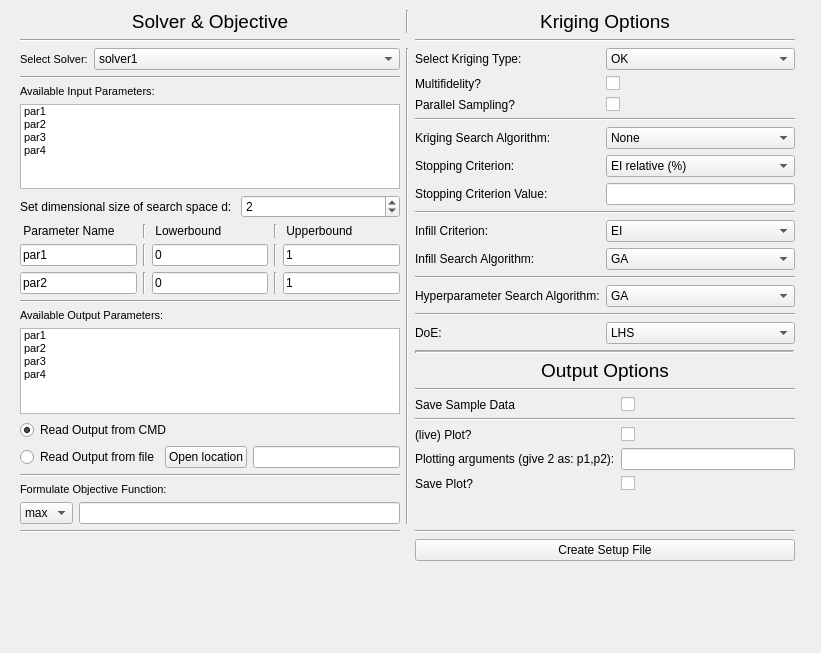
<?xml version="1.0" encoding="UTF-8"?>
<ui version="4.0">
 <class>CreateSetupFile</class>
 <widget class="QWidget" name="CreateSetupFile">
  <property name="geometry">
   <rect>
    <x>0</x>
    <y>0</y>
    <width>821</width>
    <height>653</height>
   </rect>
  </property>
  <property name="windowTitle">
   <string>Create Setup File</string>
  </property>
  <widget class="QWidget" name="gridLayoutWidget">
   <property name="geometry">
    <rect>
     <x>20</x>
     <y>10</y>
     <width>781</width>
     <height>551</height>
    </rect>
   </property>
   <layout class="QGridLayout" name="gridLayout">
    <property name="sizeConstraint">
     <enum>QLayout::SetDefaultConstraint</enum>
    </property>
    <item row="4" column="2">
     <widget class="Line" name="line_10">
      <property name="orientation">
       <enum>Qt::Horizontal</enum>
      </property>
     </widget>
    </item>
    <item row="2" column="2">
     <widget class="Line" name="line_4">
      <property name="orientation">
       <enum>Qt::Horizontal</enum>
      </property>
     </widget>
    </item>
    <item row="1" column="1">
     <widget class="Line" name="line">
      <property name="orientation">
       <enum>Qt::Vertical</enum>
      </property>
     </widget>
    </item>
    <item row="2" column="0">
     <widget class="Line" name="line_3">
      <property name="orientation">
       <enum>Qt::Horizontal</enum>
      </property>
     </widget>
    </item>
    <item row="1" column="2">
     <widget class="QLabel" name="titleKriginOptionsLabel">
      <property name="font">
       <font>
        <pointsize>14</pointsize>
       </font>
      </property>
      <property name="text">
       <string>Kriging Options</string>
      </property>
      <property name="alignment">
       <set>Qt::AlignHCenter|Qt::AlignTop</set>
      </property>
     </widget>
    </item>
    <item row="3" column="1">
     <widget class="Line" name="line_2">
      <property name="orientation">
       <enum>Qt::Vertical</enum>
      </property>
     </widget>
    </item>
    <item row="2" column="4">
     <widget class="Line" name="line_5">
      <property name="orientation">
       <enum>Qt::Horizontal</enum>
      </property>
     </widget>
    </item>
    <item row="3" column="2">
     <layout class="QVBoxLayout" name="verticalLayout_4">
      <item>
       <layout class="QFormLayout" name="formLayout">
        <item row="0" column="0">
         <widget class="QLabel" name="selectKrigingTypeLabel">
          <property name="text">
           <string>Select Kriging Type:</string>
          </property>
         </widget>
        </item>
        <item row="0" column="1">
         <widget class="QComboBox" name="selectKrigingTypeComboBox">
          <item>
           <property name="text">
            <string>OK</string>
           </property>
          </item>
          <item>
           <property name="text">
            <string>UK</string>
           </property>
          </item>
         </widget>
        </item>
        <item row="1" column="0">
         <widget class="QLabel" name="multifidelityLabel">
          <property name="text">
           <string>Multifidelity?</string>
          </property>
         </widget>
        </item>
        <item row="1" column="1">
         <widget class="QCheckBox" name="multifidelityCheckBox"/>
        </item>
        <item row="2" column="0">
         <widget class="QLabel" name="parallelSamplingLabel">
          <property name="text">
           <string>Parallel Sampling?</string>
          </property>
         </widget>
        </item>
        <item row="2" column="1">
         <widget class="QCheckBox" name="parallelSamplingCheckBox"/>
        </item>
        <item row="3" column="0" colspan="2">
         <widget class="Line" name="line_26">
          <property name="orientation">
           <enum>Qt::Horizontal</enum>
          </property>
         </widget>
        </item>
        <item row="4" column="0">
         <widget class="QLabel" name="krigingSearchAlgorithmLabel">
          <property name="text">
           <string>Kriging Search Algorithm:</string>
          </property>
         </widget>
        </item>
        <item row="4" column="1">
         <widget class="QComboBox" name="krigingSearchAlgorithmComboBox">
          <item>
           <property name="text">
            <string>None</string>
           </property>
          </item>
          <item>
           <property name="text">
            <string>EGO</string>
           </property>
          </item>
          <item>
           <property name="text">
            <string>INC-EGO</string>
           </property>
          </item>
         </widget>
        </item>
        <item row="5" column="0">
         <widget class="QLabel" name="stoppingCriterionLabel">
          <property name="text">
           <string>Stopping Criterion:</string>
          </property>
         </widget>
        </item>
        <item row="5" column="1">
         <widget class="QComboBox" name="stoppingCriterionComboBox">
          <item>
           <property name="text">
            <string>EI relative (%)</string>
           </property>
          </item>
          <item>
           <property name="text">
            <string>EI absolute (-)</string>
           </property>
          </item>
         </widget>
        </item>
        <item row="6" column="0">
         <widget class="QLabel" name="stoppingCriterionValueLabel">
          <property name="text">
           <string>Stopping Criterion Value:</string>
          </property>
         </widget>
        </item>
        <item row="6" column="1">
         <widget class="QLineEdit" name="stoppingCriterionValueLineEdit"/>
        </item>
        <item row="7" column="0" colspan="2">
         <widget class="Line" name="line_27">
          <property name="orientation">
           <enum>Qt::Horizontal</enum>
          </property>
         </widget>
        </item>
        <item row="8" column="0">
         <widget class="QLabel" name="infillCriterionLabel">
          <property name="text">
           <string>Infill Criterion:</string>
          </property>
         </widget>
        </item>
        <item row="8" column="1">
         <widget class="QComboBox" name="infillCriterionComboBox">
          <item>
           <property name="text">
            <string>EI</string>
           </property>
          </item>
          <item>
           <property name="text">
            <string>Kriging Uncertainty</string>
           </property>
          </item>
         </widget>
        </item>
        <item row="9" column="0">
         <widget class="QLabel" name="infillSearchAlgorithmLabel">
          <property name="text">
           <string>Infill Search Algorithm:</string>
          </property>
         </widget>
        </item>
        <item row="9" column="1">
         <widget class="QComboBox" name="infillSearchAlgorithmComboBox">
          <item>
           <property name="text">
            <string>GA</string>
           </property>
          </item>
          <item>
           <property name="text">
            <string>Multistart</string>
           </property>
          </item>
          <item>
           <property name="text">
            <string>Bayesian</string>
           </property>
          </item>
          <item>
           <property name="text">
            <string>Random</string>
           </property>
          </item>
         </widget>
        </item>
        <item row="10" column="0" colspan="2">
         <widget class="Line" name="line_28">
          <property name="orientation">
           <enum>Qt::Horizontal</enum>
          </property>
         </widget>
        </item>
        <item row="11" column="0">
         <widget class="QLabel" name="hyperparameterSearchAlgorithmLabel">
          <property name="text">
           <string>Hyperparameter Search Algorithm:</string>
          </property>
         </widget>
        </item>
        <item row="11" column="1">
         <widget class="QComboBox" name="hyperparameterSearchAlgorithmComboBox">
          <item>
           <property name="text">
            <string>GA</string>
           </property>
          </item>
          <item>
           <property name="text">
            <string>Bayesian</string>
           </property>
          </item>
          <item>
           <property name="text">
            <string>Multistart</string>
           </property>
          </item>
         </widget>
        </item>
        <item row="12" column="0" colspan="2">
         <widget class="Line" name="line_29">
          <property name="orientation">
           <enum>Qt::Horizontal</enum>
          </property>
         </widget>
        </item>
        <item row="13" column="0">
         <widget class="QLabel" name="doELabel">
          <property name="text">
           <string>DoE:</string>
          </property>
         </widget>
        </item>
        <item row="13" column="1">
         <widget class="QComboBox" name="doEComboBox">
          <item>
           <property name="text">
            <string>LHS</string>
           </property>
          </item>
          <item>
           <property name="text">
            <string>Grid</string>
           </property>
          </item>
          <item>
           <property name="text">
            <string>Random</string>
           </property>
          </item>
         </widget>
        </item>
       </layout>
      </item>
      <item>
       <widget class="Line" name="separatorLine">
        <property name="frameShadow">
         <enum>QFrame::Sunken</enum>
        </property>
        <property name="lineWidth">
         <number>2</number>
        </property>
        <property name="midLineWidth">
         <number>1</number>
        </property>
        <property name="orientation">
         <enum>Qt::Horizontal</enum>
        </property>
       </widget>
      </item>
      <item>
       <widget class="QLabel" name="label_3">
        <property name="font">
         <font>
          <pointsize>14</pointsize>
         </font>
        </property>
        <property name="text">
         <string>Output Options</string>
        </property>
        <property name="alignment">
         <set>Qt::AlignHCenter|Qt::AlignTop</set>
        </property>
       </widget>
      </item>
      <item>
       <widget class="Line" name="line_33">
        <property name="orientation">
         <enum>Qt::Horizontal</enum>
        </property>
       </widget>
      </item>
      <item>
       <layout class="QFormLayout" name="formLayout_2">
        <item row="0" column="0">
         <widget class="QLabel" name="saveSampleDataLabel">
          <property name="text">
           <string>Save Sample Data</string>
          </property>
         </widget>
        </item>
        <item row="0" column="1">
         <widget class="QCheckBox" name="saveSampleDataCheckBox"/>
        </item>
        <item row="1" column="0" colspan="2">
         <widget class="Line" name="line_30">
          <property name="orientation">
           <enum>Qt::Horizontal</enum>
          </property>
         </widget>
        </item>
        <item row="2" column="0">
         <widget class="QLabel" name="livePlotLabel">
          <property name="text">
           <string>(live) Plot?</string>
          </property>
         </widget>
        </item>
        <item row="2" column="1">
         <widget class="QCheckBox" name="livePlotCheckBox"/>
        </item>
        <item row="3" column="0">
         <widget class="QLabel" name="plottingArgumentsLabel">
          <property name="text">
           <string>Plotting arguments (give 2 as: p1,p2):</string>
          </property>
         </widget>
        </item>
        <item row="3" column="1">
         <widget class="QLineEdit" name="plottingArgumentsLineEdit"/>
        </item>
        <item row="4" column="0">
         <widget class="QLabel" name="savePlotLabel">
          <property name="text">
           <string>Save Plot?</string>
          </property>
         </widget>
        </item>
        <item row="4" column="1">
         <widget class="QCheckBox" name="savePlotCheckBox"/>
        </item>
       </layout>
      </item>
      <item>
       <spacer name="verticalSpacer">
        <property name="orientation">
         <enum>Qt::Vertical</enum>
        </property>
        <property name="sizeHint" stdset="0">
         <size>
          <width>20</width>
          <height>40</height>
         </size>
        </property>
       </spacer>
      </item>
     </layout>
    </item>
    <item row="5" column="2">
     <widget class="QPushButton" name="createSetupFileButton">
      <property name="text">
       <string>Create Setup File</string>
      </property>
     </widget>
    </item>
    <item row="3" column="0">
     <layout class="QVBoxLayout" name="verticalLayout_5">
      <item>
       <layout class="QHBoxLayout" name="horizontalLayout_4">
        <item>
         <widget class="QLabel" name="SelectSolverLabel_2">
          <property name="sizePolicy">
           <sizepolicy hsizetype="Maximum" vsizetype="Preferred">
            <horstretch>0</horstretch>
            <verstretch>0</verstretch>
           </sizepolicy>
          </property>
          <property name="font">
           <font>
            <pointsize>8</pointsize>
           </font>
          </property>
          <property name="text">
           <string>Select Solver:</string>
          </property>
         </widget>
        </item>
        <item>
         <widget class="QComboBox" name="selectSolverComboBox">
          <property name="sizePolicy">
           <sizepolicy hsizetype="Preferred" vsizetype="Fixed">
            <horstretch>0</horstretch>
            <verstretch>0</verstretch>
           </sizepolicy>
          </property>
          <item>
           <property name="text">
            <string>solver1</string>
           </property>
          </item>
          <item>
           <property name="text">
            <string>testfunction 1</string>
           </property>
          </item>
          <item>
           <property name="text">
            <string>testfunction 2</string>
           </property>
          </item>
         </widget>
        </item>
       </layout>
      </item>
      <item>
       <widget class="Line" name="line_8">
        <property name="orientation">
         <enum>Qt::Horizontal</enum>
        </property>
       </widget>
      </item>
      <item>
       <widget class="QLabel" name="solverInputParameterLabel">
        <property name="font">
         <font>
          <pointsize>8</pointsize>
         </font>
        </property>
        <property name="text">
         <string>Available Input Parameters:</string>
        </property>
       </widget>
      </item>
      <item>
       <widget class="QListWidget" name="solverInputParameterListWidget">
        <property name="font">
         <font>
          <pointsize>8</pointsize>
         </font>
        </property>
        <item>
         <property name="text">
          <string>par1</string>
         </property>
        </item>
        <item>
         <property name="text">
          <string>par2</string>
         </property>
        </item>
        <item>
         <property name="text">
          <string>par3</string>
         </property>
        </item>
        <item>
         <property name="text">
          <string>par4</string>
         </property>
        </item>
       </widget>
      </item>
      <item>
       <layout class="QHBoxLayout" name="horizontalLayout_11">
        <item>
         <widget class="QLabel" name="dimensionLabel">
          <property name="text">
           <string>Set dimensional size of search space d: </string>
          </property>
         </widget>
        </item>
        <item>
         <widget class="QSpinBox" name="dimensionSpinBox">
          <property name="maximum">
           <number>11</number>
          </property>
          <property name="value">
           <number>2</number>
          </property>
         </widget>
        </item>
       </layout>
      </item>
      <item>
       <layout class="QVBoxLayout" name="ParameterRangeVerticalLayout">
        <item>
         <layout class="QHBoxLayout" name="ParameterRangeHorizontalLayout_Name">
          <item>
           <widget class="QLabel" name="label_4">
            <property name="text">
             <string> Parameter Name</string>
            </property>
           </widget>
          </item>
          <item>
           <widget class="Line" name="line_14">
            <property name="orientation">
             <enum>Qt::Vertical</enum>
            </property>
           </widget>
          </item>
          <item>
           <widget class="QLabel" name="label_5">
            <property name="text">
             <string> Lowerbound</string>
            </property>
           </widget>
          </item>
          <item>
           <widget class="Line" name="line_15">
            <property name="orientation">
             <enum>Qt::Vertical</enum>
            </property>
           </widget>
          </item>
          <item>
           <widget class="QLabel" name="label_6">
            <property name="text">
             <string> Upperbound</string>
            </property>
           </widget>
          </item>
         </layout>
        </item>
        <item>
         <layout class="QHBoxLayout" name="ParameterRangeHorizontalLayout_par1">
          <item>
           <widget class="QLineEdit" name="RangeName_par1">
            <property name="text">
             <string>par1</string>
            </property>
           </widget>
          </item>
          <item>
           <widget class="Line" name="line_22">
            <property name="orientation">
             <enum>Qt::Vertical</enum>
            </property>
           </widget>
          </item>
          <item>
           <widget class="QLineEdit" name="RangeLowerbound_par1">
            <property name="sizePolicy">
             <sizepolicy hsizetype="Expanding" vsizetype="Fixed">
              <horstretch>0</horstretch>
              <verstretch>0</verstretch>
             </sizepolicy>
            </property>
            <property name="text">
             <string>0</string>
            </property>
           </widget>
          </item>
          <item>
           <widget class="Line" name="line_23">
            <property name="orientation">
             <enum>Qt::Vertical</enum>
            </property>
           </widget>
          </item>
          <item>
           <widget class="QLineEdit" name="RangeUpperbound_par1">
            <property name="text">
             <string>1</string>
            </property>
           </widget>
          </item>
         </layout>
        </item>
        <item>
         <layout class="QHBoxLayout" name="ParameterRangeHorizontalLayout_par2">
          <item>
           <widget class="QLineEdit" name="RangeName_par2">
            <property name="text">
             <string>par2</string>
            </property>
           </widget>
          </item>
          <item>
           <widget class="Line" name="line_24">
            <property name="orientation">
             <enum>Qt::Vertical</enum>
            </property>
           </widget>
          </item>
          <item>
           <widget class="QLineEdit" name="RangeLowerbound_par2">
            <property name="sizePolicy">
             <sizepolicy hsizetype="Expanding" vsizetype="Fixed">
              <horstretch>0</horstretch>
              <verstretch>0</verstretch>
             </sizepolicy>
            </property>
            <property name="text">
             <string>0</string>
            </property>
           </widget>
          </item>
          <item>
           <widget class="Line" name="line_25">
            <property name="orientation">
             <enum>Qt::Vertical</enum>
            </property>
           </widget>
          </item>
          <item>
           <widget class="QLineEdit" name="RangeUpperbound_par2">
            <property name="text">
             <string>1</string>
            </property>
           </widget>
          </item>
         </layout>
        </item>
       </layout>
      </item>
      <item>
       <widget class="Line" name="line_6">
        <property name="orientation">
         <enum>Qt::Horizontal</enum>
        </property>
       </widget>
      </item>
      <item>
       <widget class="QLabel" name="solverOutputParameterLabel">
        <property name="font">
         <font>
          <pointsize>8</pointsize>
         </font>
        </property>
        <property name="text">
         <string>Available Output Parameters:</string>
        </property>
       </widget>
      </item>
      <item>
       <widget class="QListWidget" name="solverOutputParameterListWidget">
        <property name="font">
         <font>
          <pointsize>8</pointsize>
         </font>
        </property>
        <property name="movement">
         <enum>QListView::Static</enum>
        </property>
        <property name="isWrapping" stdset="0">
         <bool>false</bool>
        </property>
        <item>
         <property name="text">
          <string>par1</string>
         </property>
        </item>
        <item>
         <property name="text">
          <string>par2</string>
         </property>
        </item>
        <item>
         <property name="text">
          <string>par3</string>
         </property>
        </item>
        <item>
         <property name="text">
          <string>par4</string>
         </property>
        </item>
       </widget>
      </item>
      <item>
       <widget class="QRadioButton" name="radioButton">
        <property name="text">
         <string>Read Output from CMD</string>
        </property>
        <property name="checked">
         <bool>true</bool>
        </property>
       </widget>
      </item>
      <item>
       <layout class="QHBoxLayout" name="horizontalLayout_8">
        <item>
         <widget class="QRadioButton" name="readOutputLocationRadioButton">
          <property name="text">
           <string>Read Output from file</string>
          </property>
          <property name="checked">
           <bool>false</bool>
          </property>
         </widget>
        </item>
        <item>
         <widget class="QPushButton" name="readOutputLocationPushButton">
          <property name="text">
           <string>Open location</string>
          </property>
         </widget>
        </item>
        <item>
         <widget class="QLineEdit" name="readOutputLocationLineEdit"/>
        </item>
       </layout>
      </item>
      <item>
       <widget class="Line" name="line_7">
        <property name="orientation">
         <enum>Qt::Horizontal</enum>
        </property>
       </widget>
      </item>
      <item>
       <widget class="QLabel" name="FormulateObjectiveFunctionLabel_2">
        <property name="font">
         <font>
          <pointsize>8</pointsize>
         </font>
        </property>
        <property name="text">
         <string>Formulate Objective Function:</string>
        </property>
       </widget>
      </item>
      <item>
       <layout class="QHBoxLayout" name="horizontalLayout_3">
        <item>
         <widget class="QComboBox" name="objectiveFunctionMinMaxComboBox">
          <item>
           <property name="text">
            <string>max</string>
           </property>
          </item>
          <item>
           <property name="text">
            <string>min</string>
           </property>
          </item>
         </widget>
        </item>
        <item>
         <widget class="QLineEdit" name="objectiveFunctionLineEdit"/>
        </item>
       </layout>
      </item>
     </layout>
    </item>
    <item row="4" column="0">
     <widget class="Line" name="line_11">
      <property name="orientation">
       <enum>Qt::Horizontal</enum>
      </property>
     </widget>
    </item>
    <item row="1" column="0">
     <widget class="QLabel" name="titleSolverAndObjectiveLabel">
      <property name="font">
       <font>
        <pointsize>14</pointsize>
       </font>
      </property>
      <property name="text">
       <string>Solver &amp; Objective</string>
      </property>
      <property name="alignment">
       <set>Qt::AlignHCenter|Qt::AlignTop</set>
      </property>
     </widget>
    </item>
   </layout>
  </widget>
 </widget>
 <tabstops>
  <tabstop>selectSolverComboBox</tabstop>
  <tabstop>solverInputParameterListWidget</tabstop>
  <tabstop>dimensionSpinBox</tabstop>
  <tabstop>RangeName_par1</tabstop>
  <tabstop>RangeLowerbound_par1</tabstop>
  <tabstop>RangeUpperbound_par1</tabstop>
  <tabstop>RangeName_par2</tabstop>
  <tabstop>RangeLowerbound_par2</tabstop>
  <tabstop>RangeUpperbound_par2</tabstop>
  <tabstop>solverOutputParameterListWidget</tabstop>
  <tabstop>objectiveFunctionMinMaxComboBox</tabstop>
  <tabstop>objectiveFunctionLineEdit</tabstop>
  <tabstop>selectKrigingTypeComboBox</tabstop>
  <tabstop>multifidelityCheckBox</tabstop>
  <tabstop>parallelSamplingCheckBox</tabstop>
  <tabstop>krigingSearchAlgorithmComboBox</tabstop>
  <tabstop>stoppingCriterionComboBox</tabstop>
  <tabstop>stoppingCriterionValueLineEdit</tabstop>
  <tabstop>infillCriterionComboBox</tabstop>
  <tabstop>infillSearchAlgorithmComboBox</tabstop>
  <tabstop>hyperparameterSearchAlgorithmComboBox</tabstop>
  <tabstop>doEComboBox</tabstop>
  <tabstop>saveSampleDataCheckBox</tabstop>
  <tabstop>livePlotCheckBox</tabstop>
  <tabstop>plottingArgumentsLineEdit</tabstop>
  <tabstop>savePlotCheckBox</tabstop>
  <tabstop>createSetupFileButton</tabstop>
  <tabstop>lineEdit</tabstop>
  <tabstop>comboBox_3</tabstop>
  <tabstop>comboBox_4</tabstop>
  <tabstop>listWidget</tabstop>
  <tabstop>comboBox_5</tabstop>
 </tabstops>
 <resources/>
 <connections/>
</ui>
